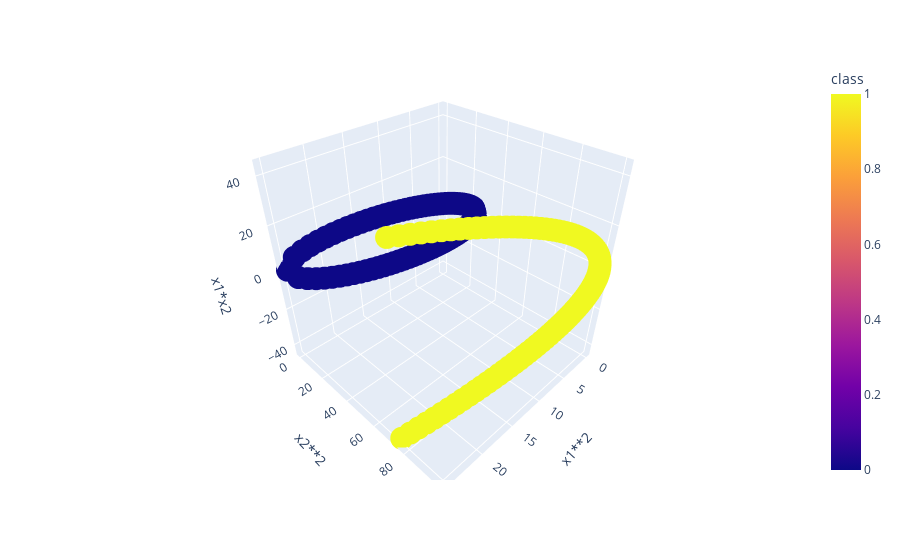

Source (notebook cell):
### Code cell
fig=px.scatter_3d(df,x='x1**2',y='x2**2',z='x1*x2',color='class')
fig.show()

### Figure 1 — Plotly figure (JSON) as saved in the notebook; plotly's stock layout.template omitted (floating-point values rounded to 4 significant figures; data arrays with more than 128 entries replaced by an {"elided": "..."} marker saying what was removed)
{"data": [{"hovertemplate": "x1**2=%{x}<br>x2**2=%{y}<br>x1*x2=%{z}<br>class=%{marker.color}<extra></extra>", "legendgroup": "", "marker": {"color": {"elided": "400 int values"}, "coloraxis": "coloraxis", "symbol": "circle"}, "mode": "markers", "name": "", "scene": "scene", "showlegend": false, "type": "scatter3d", "x": {"elided": "400 float values"}, "y": {"elided": "400 float values"}, "z": {"elided": "400 float values"}}], "layout": {"autosize": true, "coloraxis": {"colorbar": {"title": {"text": "class"}}, "colorscale": [[0, "#0d0887"], [0.1111, "#46039f"], [0.2222, "#7201a8"], [0.3333, "#9c179e"], [0.4444, "#bd3786"], [0.5556, "#d8576b"], [0.6667, "#ed7953"], [0.7778, "#fb9f3a"], [0.8889, "#fdca26"], [1, "#f0f921"]]}, "legend": {"tracegroupgap": 0}, "margin": {"t": 60}, "scene": {"aspectmode": "auto", "aspectratio": {"x": 1, "y": 1, "z": 1}, "domain": {"x": [0, 1], "y": [0, 1]}, "xaxis": {"title": {"text": "x1**2"}, "type": "linear"}, "yaxis": {"title": {"text": "x2**2"}, "type": "linear"}, "zaxis": {"title": {"text": "x1*x2"}, "type": "linear"}}}}
